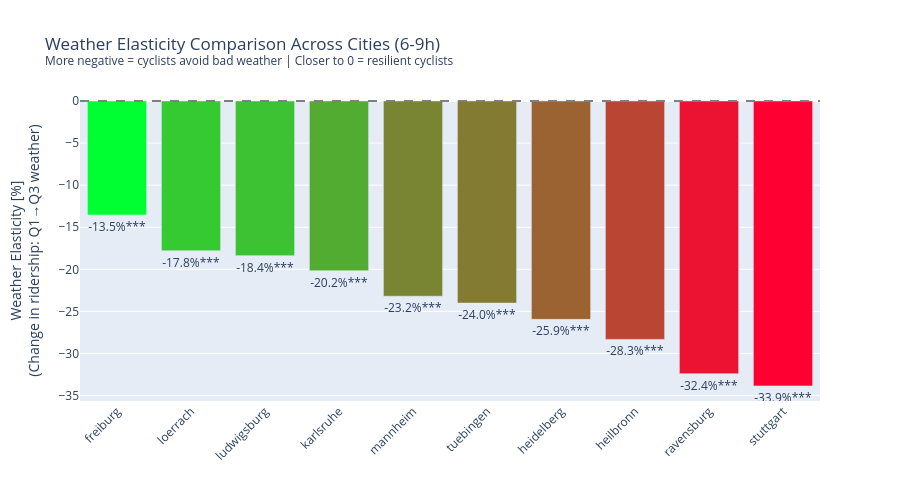

Write notebook code for a chart like this one.
### Code cell
# Bar chart comparing weather elasticity across cities
fig = plot_city_elasticity_comparison(
    data_dict,
    title="Weather Elasticity Comparison Across Cities",
    hour_range=(6, 9),
    weekdays_only=True
)
fig.show()

### Figure 1 — Plotly figure (JSON) as saved in the notebook; plotly's stock layout.template omitted (floating-point values rounded to 4 significant figures)
{"data": [{"customdata": [[0.02913, 1435.0, 7.628e-11], [0.01212, 1675.0, 6.274e-06], [0.01418, 1411.0, 7.303e-06], [0.05404, 1377.0, 2.359e-18], [0.03237, 1673.0, 1.224e-13], [0.03582, 1438.0, 4.598e-13], [0.06694, 1278.0, 5.428e-21], [0.05256, 1395.0, 4.282e-18], [0.07206, 1616.0, 4.501e-28], [0.06476, 1542.0, 3.229e-24]], "hovertemplate": "<b>%{x}</b><br>Elasticity: %{y:.2f}%<br>R²: %{customdata[0]:.3f}<br>Observations: %{customdata[1]:,}<br>P-value: %{customdata[2]:.2e}<extra></extra>", "marker": {"color": ["rgb(0, 255, 50)", "rgb(53, 201, 50)", "rgb(60, 194, 50)", "rgb(82, 172, 50)", "rgb(121, 133, 50)", "rgb(131, 123, 50)", "rgb(155, 99, 50)", "rgb(185, 69, 50)", "rgb(236, 18, 50)", "rgb(255, 0, 50)"]}, "text": ["-13.5%***", "-17.8%***", "-18.4%***", "-20.2%***", "-23.2%***", "-24.0%***", "-25.9%***", "-28.3%***", "-32.4%***", "-33.9%***"], "textposition": "outside", "type": "bar", "x": ["freiburg", "loerrach", "ludwigsburg", "karlsruhe", "mannheim", "tuebingen", "heidelberg", "heilbronn", "ravensburg", "stuttgart"], "y": [-13.55, -17.79, -18.37, -20.16, -23.19, -24.01, -25.94, -28.32, -32.4, -33.86]}], "layout": {"height": 500, "shapes": [{"line": {"color": "gray", "dash": "dash"}, "type": "line", "x0": 0, "x1": 1, "xref": "x domain", "y0": 0, "y1": 0, "yref": "y"}], "showlegend": false, "title": {"text": "Weather Elasticity Comparison Across Cities (6-9h)<br><sup>More negative = cyclists avoid bad weather | Closer to 0 = resilient cyclists</sup>"}, "xaxis": {"tickangle": -45, "title": {"text": ""}}, "yaxis": {"title": {"text": "Weather Elasticity [%]<br>(Change in ridership: Q1→Q3 weather)"}}}}
